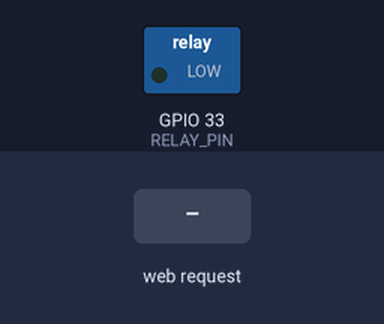
Bench run of a sketch on a simulated ESP32. Shown: switched loads named in the sketch (green lamp = pin HIGH). The test bench sets the inputs (shaded band). WiFi joins after 1.5 s; servers stay silent unless stated; what the sketch prints to the serial monitor is not drawn.

Above: at 2.7 s.
2.8 s: HTTP request GET /on received
At 3.9 s:
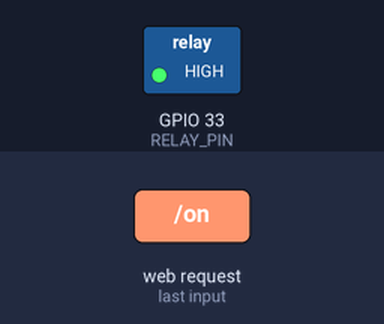
4.3 s: HTTP request GET /off received
At 5.1 s:
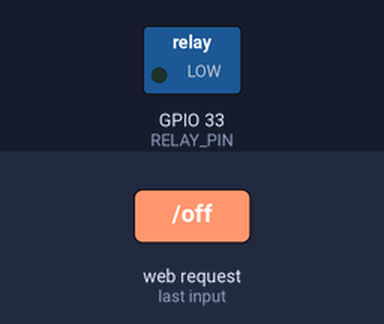
Timing chart, 0 to 7.3 s (numbered marks = the images above; inputs shaded):
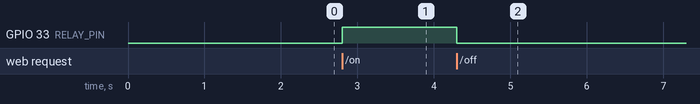

Measured:
- after the input at 2.8 s, GPIO 33 (RELAY_PIN): LOW → HIGH at once
- after the input at 4.3 s, GPIO 33 (RELAY_PIN): HIGH → LOW at once

The sketch:

webserverplantation.ino
```cpp
#include <WiFi.h>
#include <WebServer.h>
#include <DHT.h>

#define DHTPIN 32
#define DHTTYPE DHT11

#define RELAY_PIN 33
#define SOIL_PIN 35

const char* ssid = "ROBODEMY";
const char* password = "robotics";

DHT dht(DHTPIN, DHTTYPE);
WebServer server(80);

bool pumpState = false;

String getHTML() {

  float temp = dht.readTemperature();
  float hum = dht.readHumidity();

  if (isnan(temp)) temp = 0;
  if (isnan(hum)) hum = 0;

  int moisture = 100 - (analogRead(SOIL_PIN) * 100 / 4095);
  moisture = constrain(moisture, 0, 100);

  String plantStatus;
  String statusColor;

  if (moisture < 60) {
    plantStatus = "⚠ Needs Watering";
    statusColor = "#ef4444";
  } else {
    plantStatus = "✓ Soil Moisture OK";
    statusColor = "#22c55e";
  }

  String relayStatus = pumpState ? "ON" : "OFF";

  String html = R"rawliteral(
<!DOCTYPE html>
<html>
<head>
<meta charset="UTF-8">
<meta name="viewport" content="width=device-width,initial-scale=1">

<title>Smart Plant Monitor</title>

<style>

*{
margin:0;
padding:0;
box-sizing:border-box;
font-family:Arial,sans-serif;
}

body{
background:#0f172a;
color:white;
padding:20px;
text-align:center;
}

h1{
margin-bottom:20px;
}

.container{
max-width:500px;
margin:auto;
}

.card{
background:#1e293b;
padding:20px;
margin:15px 0;
border-radius:18px;
box-shadow:0 5px 15px rgba(0,0,0,0.3);
}

.value{
font-size:36px;
font-weight:bold;
margin-top:10px;
}

.status{
font-size:24px;
font-weight:bold;
color:STATUSCOLOR;
}

button{
width:150px;
padding:15px;
border:none;
border-radius:12px;
font-size:18px;
cursor:pointer;
margin:8px;
font-weight:bold;
}

.on{
background:#22c55e;
color:white;
}

.off{
background:#ef4444;
color:white;
}

.pump{
font-size:22px;
font-weight:bold;
margin-top:10px;
}

.footer{
margin-top:20px;
font-size:14px;
color:#94a3b8;
}

</style>

<meta http-equiv="refresh" content="5">

</head>
<body>

<div class="container">

<h1>🌱 Smart Plant Dashboard</h1>

<div class="card">
<h2>🌡 Temperature</h2>
<div class="value">TEMP °C</div>
</div>

<div class="card">
<h2>💧 Humidity</h2>
<div class="value">HUM %</div>
</div>

<div class="card">
<h2>🌿 Soil Moisture</h2>
<div class="value">MOIST %</div>
</div>

<div class="card">
<h2>🚰 Watering Status</h2>
<div class="status">PLANTSTATUS</div>
<br>
<p>Watering Threshold: 60%</p>
</div>

<div class="card">
<h2>🔌 Pump Control</h2>

<a href="/on">
<button class="on">Pump ON</button>
</a>

<a href="/off">
<button class="off">Pump OFF</button>
</a>

<div class="pump">
Pump Status: RELAYSTATUS
</div>

</div>

<div class="footer">
ESP32 Smart Irrigation Monitor
</div>

</div>

</body>
</html>
)rawliteral";

  html.replace("TEMP", String(temp, 1));
  html.replace("HUM", String(hum, 1));
  html.replace("MOIST", String(moisture));
  html.replace("PLANTSTATUS", plantStatus);
  html.replace("STATUSCOLOR", statusColor);
  html.replace("RELAYSTATUS", relayStatus);

  return html;
}

void handleRoot() {
  server.send(200, "text/html", getHTML());
}

void handleOn() {
  digitalWrite(RELAY_PIN, HIGH);
  pumpState = true;

  server.sendHeader("Location", "/");
  server.send(303);
}

void handleOff() {
  digitalWrite(RELAY_PIN, LOW);
  pumpState = false;

  server.sendHeader("Location", "/");
  server.send(303);
}

void setup() {

  Serial.begin(115200);

  pinMode(RELAY_PIN, OUTPUT);
  digitalWrite(RELAY_PIN, LOW);

  pinMode(SOIL_PIN, INPUT);

  dht.begin();

  WiFi.begin(ssid, password);

  Serial.print("Connecting to WiFi");

  while (WiFi.status() != WL_CONNECTED) {
    delay(500);
    Serial.print(".");
  }

  Serial.println();
  Serial.println("WiFi Connected");
  Serial.print("Open browser: http://");
  Serial.println(WiFi.localIP());

  server.on("/", handleRoot);
  server.on("/on", handleOn);
  server.on("/off", handleOff);

  server.begin();

  Serial.println("Web Server Started");
}

void loop() {
  server.handleClient();
}
```
